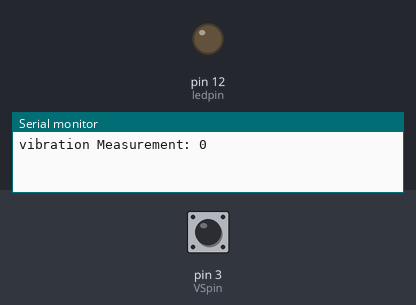
Bench run of a sketch on a simulated Arduino Uno, built with avr-gcc and run on an emulated ATmega328P. Parts: output pins drawn as LEDs (lit = HIGH), the last lines printed to the serial monitor. Inputs (shaded band) come from the test bench; at power-on: pin 3 (VSpin) LOW.

Above: at 1.2 s.
1.3 s: pin 3 (VSpin) pulsed HIGH 2 times (0.12 s each, 0.3 s apart)
At 2.3 s:
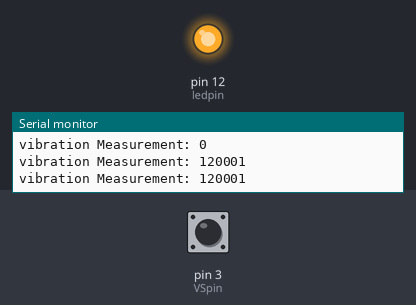
Timing chart, 0 to 4.4 s (numbered marks = the images above; inputs shaded):
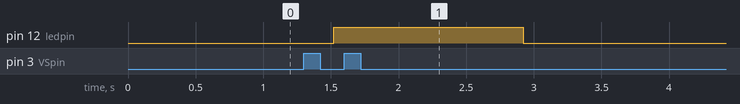

Measured:
- after the input at 1.3 s, pin 12 (ledpin): LOW → HIGH after 0.22 s, → LOW 1.4 s later

The sketch:

vibration_sensor_value.ino
```cpp
int ledpin = 12;
int VSpin = 3;

void setup() {
  pinMode(ledpin, OUTPUT);
  pinMode(VSpin,INPUT);
  Serial.begin(9600);

}

void loop() {

  long int readval= Vibration_sensor();
  delay(100);
  Serial.print("vibration Measurement: ");
  Serial.println(readval);

  if(readval > 100){
    digitalWrite(ledpin,HIGH);

  }
  else{
    digitalWrite(ledpin,LOW);
  }


}
long int Vibration_sensor(){
  long int measurement = pulseIn(VSpin,HIGH);
  return measurement;
}
```
